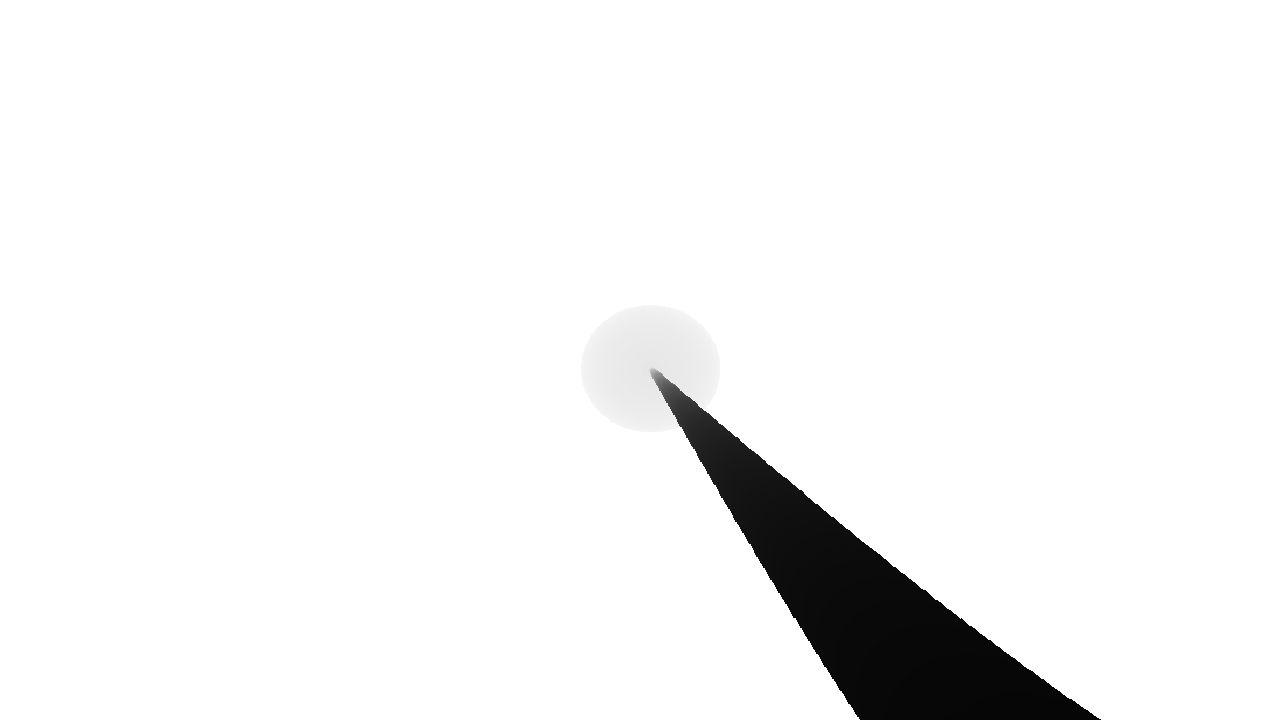
#> input picture Projeto_RP/imagens_simu/sinalizador/sinalizador_0006.png, 1280 x 720 px, found by its file name; its folder holds 4 pictures in this run
$ python teste.py
#> lines starting #> are read from the running program, lines starting #| are printed output that depends on the picture
import numpy as np
from PIL import Image
import os


def load_image(image_path):
    img = Image.open(image_path)
#> img is the input picture: PIL image 1280x720 RGB; min 6, max 255, mean 243.8
    img_array = np.array(img, dtype=np.float32)
    return img_array

def discrete_derivative(image_array):

    derivative_x = np.diff(image_array, axis=1, prepend=image_array[:,0:1])
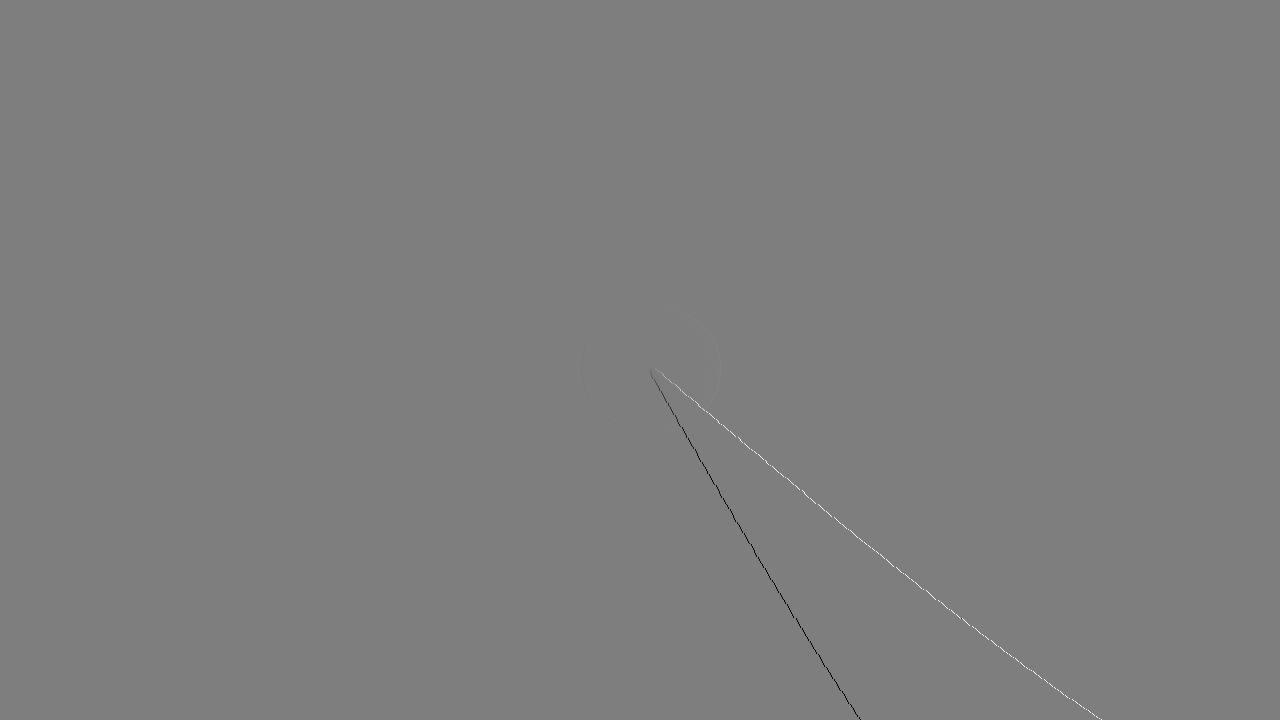
#> derivative_x: shape (720, 1280, 3) float32; min -246, max 248, mean 0; drawn with min black and max white
    derivative_y = np.diff(image_array, axis=0, prepend=image_array[0:1,:])

    derivative_magnitude = np.sqrt(derivative_x**2 + derivative_y**2)*20
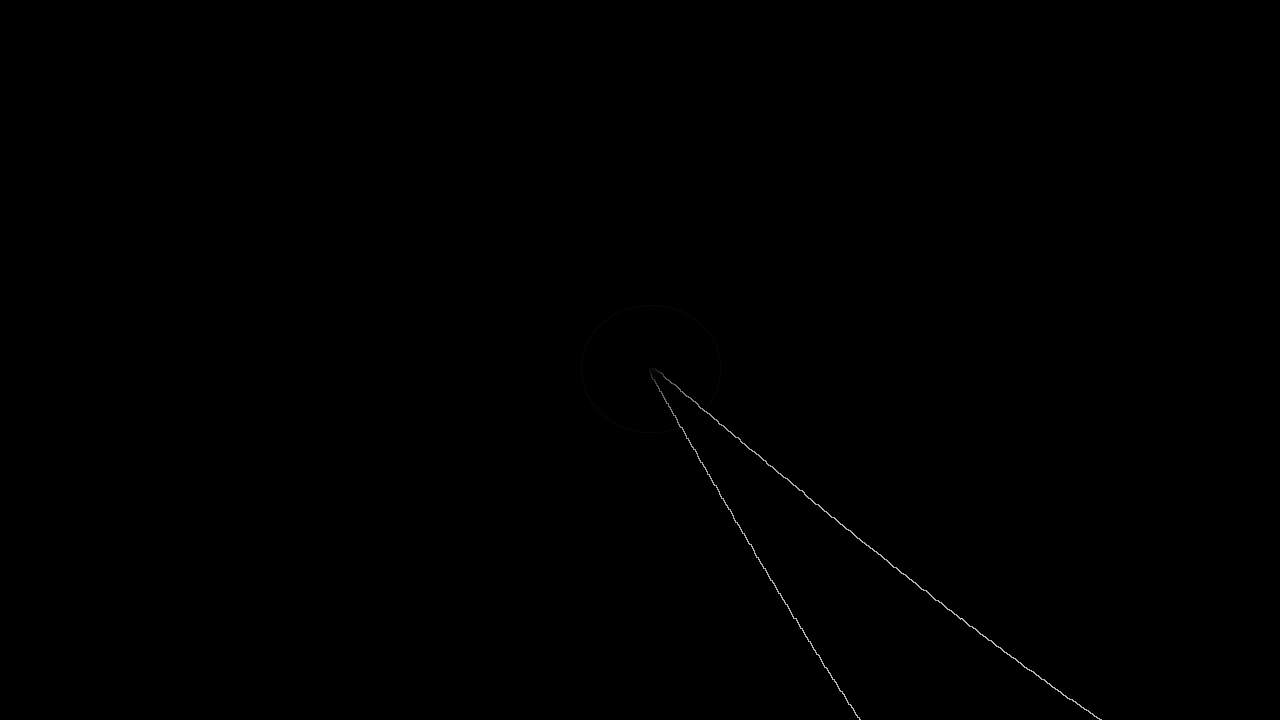
#> derivative_magnitude: shape (720, 1280, 3) float32; min 0, max 6957.9, mean 7; drawn with min black and max white

    return derivative_magnitude


def save_image(image_array, output_path):
    img = Image.fromarray(np.clip(image_array, 0, 255).astype(np.uint8))
    img.save(output_path)


def process_all_images(input_folder, output_folder):
    if not os.path.exists(output_folder):
        os.makedirs(output_folder)

    for filename in os.listdir(input_folder):
        if filename.endswith('.png'):
            input_image_path = os.path.join(input_folder, filename)

            img_array = load_image(input_image_path)

            derivative= discrete_derivative(img_array)

            output_image_path_x = os.path.join(output_folder, f'{os.path.splitext(filename)[0]}_derivada.png')

            save_image(derivative, output_image_path_x)

            print(f"Processado: {filename}")
#> pass 2 of the loop in process_all_images, `for filename in os.listdir(input_folder):`:
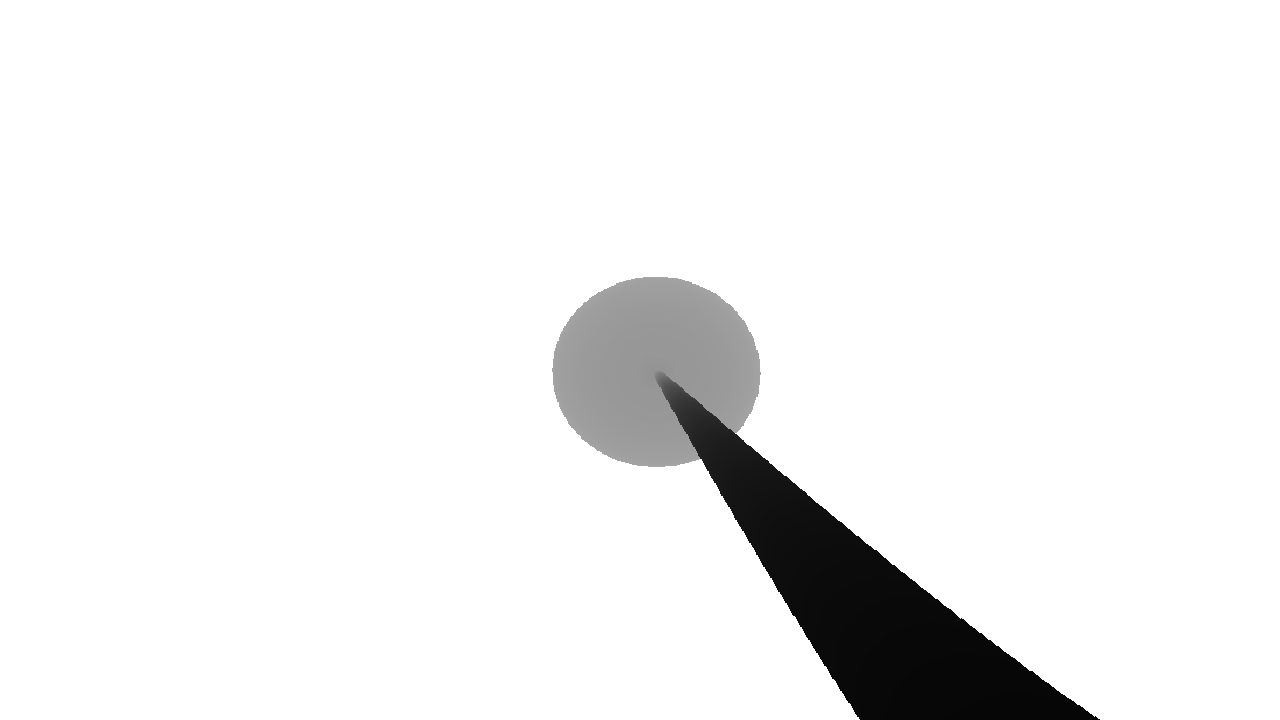
#> input picture Projeto_RP/imagens_simu/sinalizador/sinalizador_0038.png, 1280 x 720 px, found by its file name
#> in load_image, img is the input picture: PIL image 1280x720 RGB; min 6, max 255, mean 240.9
#> in discrete_derivative (call 2), `derivative_x = np.diff(image_array, axis=1, prepend=image_array[:,0:1])`:
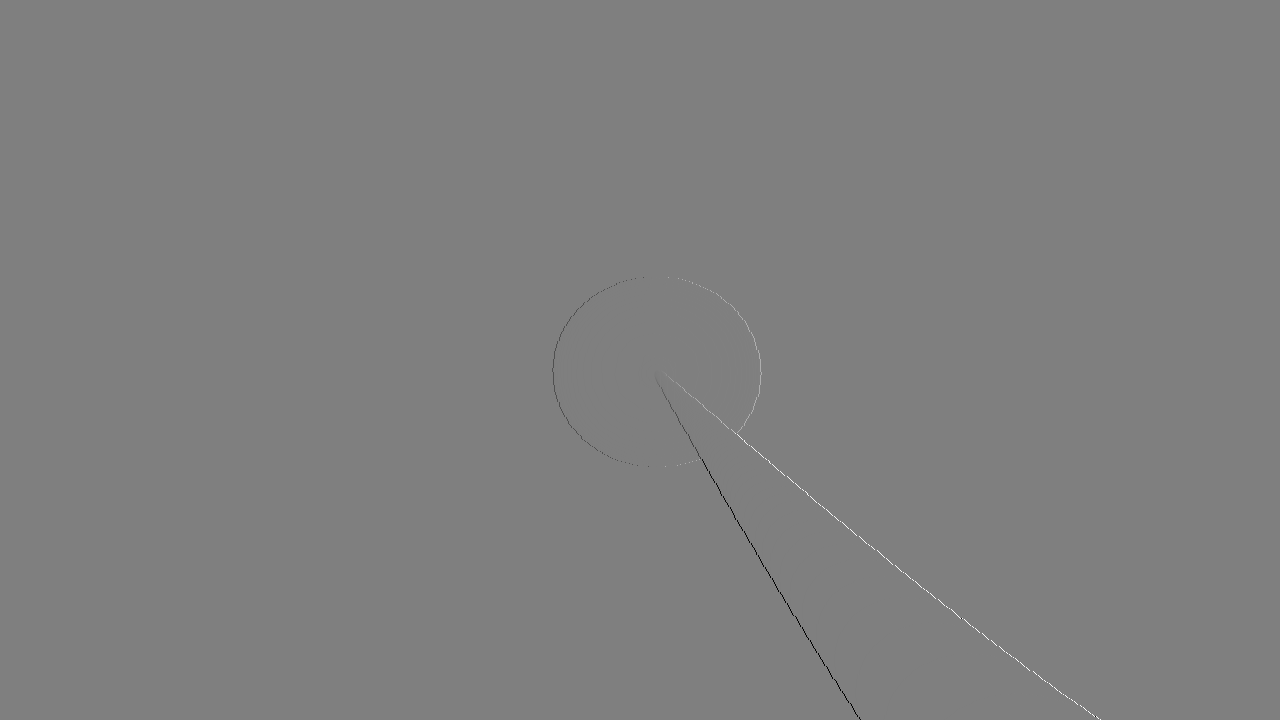
#> derivative_x: shape (720, 1280, 3) float32; min -248, max 248, mean 0; drawn with min black and max white
#> in discrete_derivative (call 2), `derivative_magnitude = np.sqrt(derivative_x**2 + derivative_y**2)*20`:
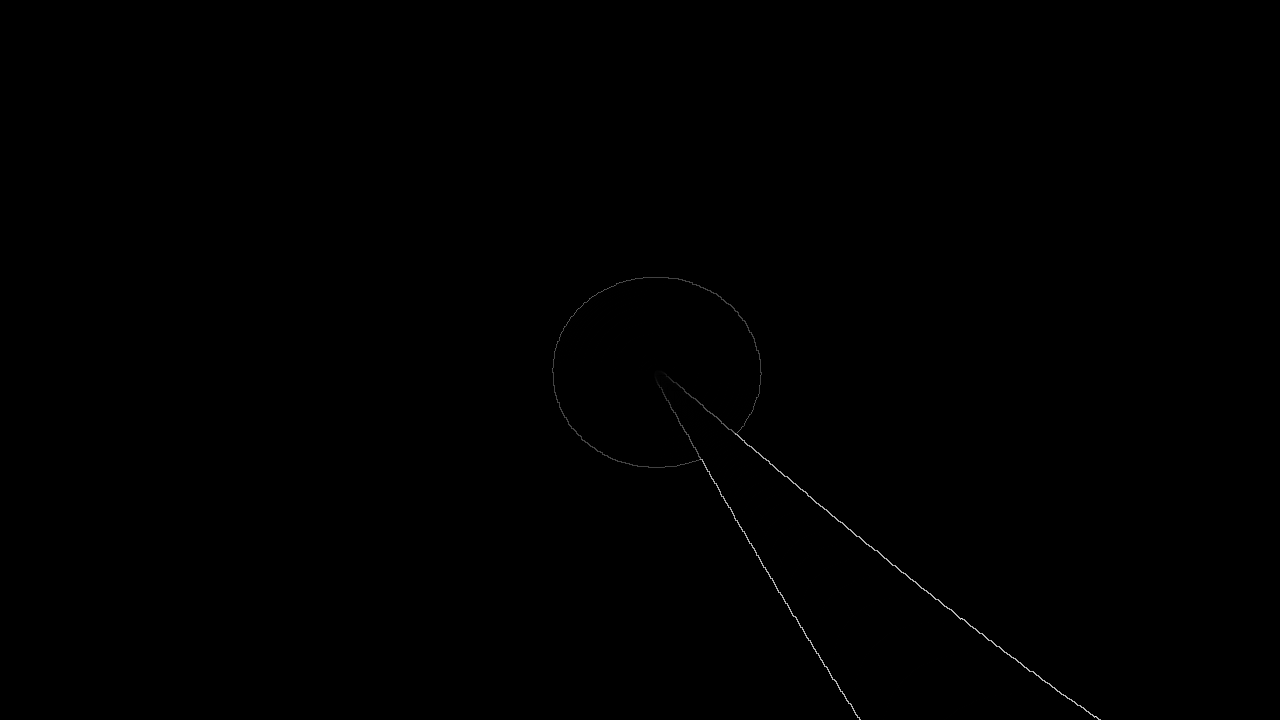
#> derivative_magnitude: shape (720, 1280, 3) float32; min 0, max 7014.5, mean 7.8; drawn with min black and max white
#> pass 3 of the loop in process_all_images, `for filename in os.listdir(input_folder):`:
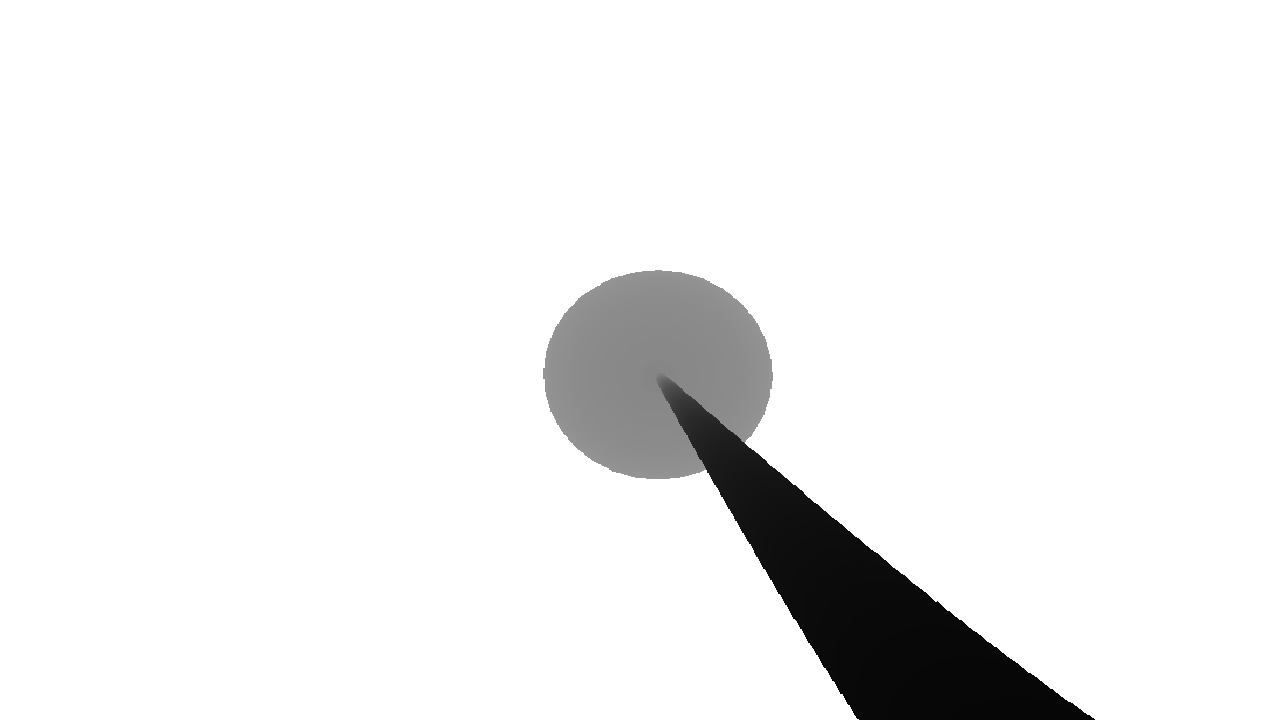
#> input picture Projeto_RP/imagens_simu/sinalizador/sinalizador_0043.png, 1280 x 720 px, found by its file name
#> in load_image, img is the input picture: PIL image 1280x720 RGB; min 6, max 255, mean 239.9
#> in discrete_derivative (call 3), `derivative_x = np.diff(image_array, axis=1, prepend=image_array[:,0:1])`:
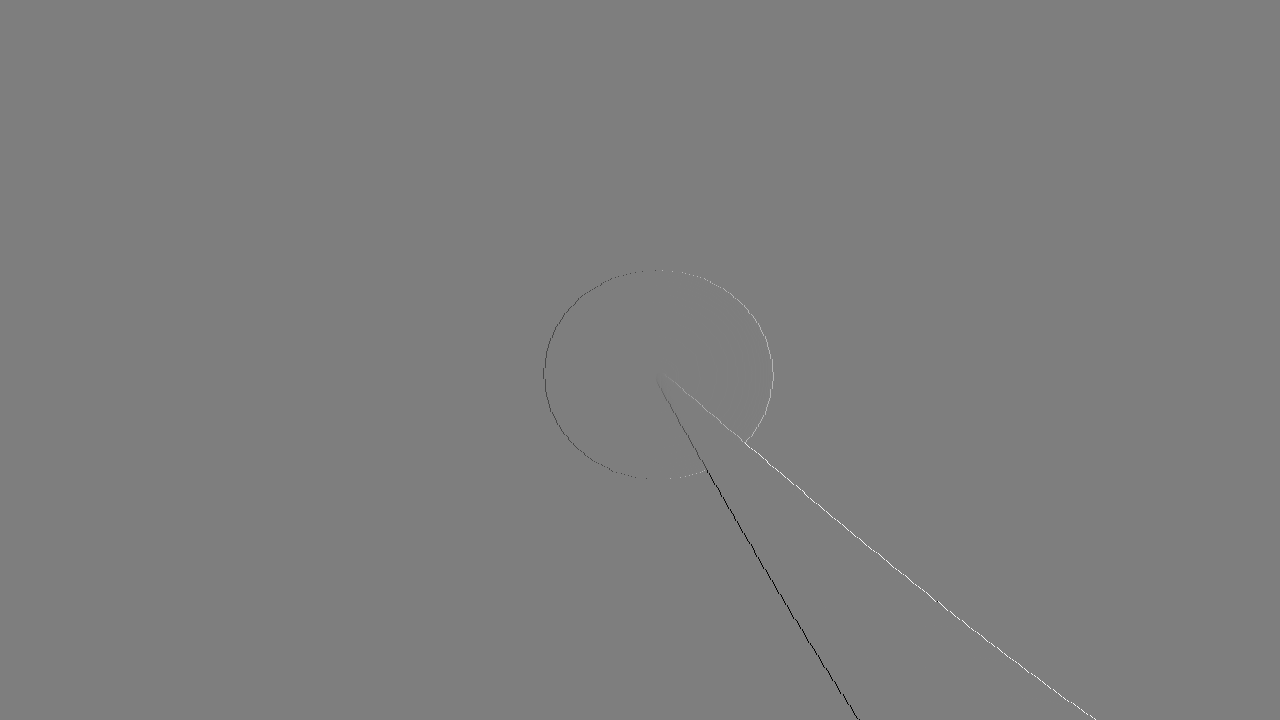
#> derivative_x: shape (720, 1280, 3) float32; min -246, max 248, mean 0; drawn with min black and max white
#> in discrete_derivative (call 3), `derivative_magnitude = np.sqrt(derivative_x**2 + derivative_y**2)*20`:
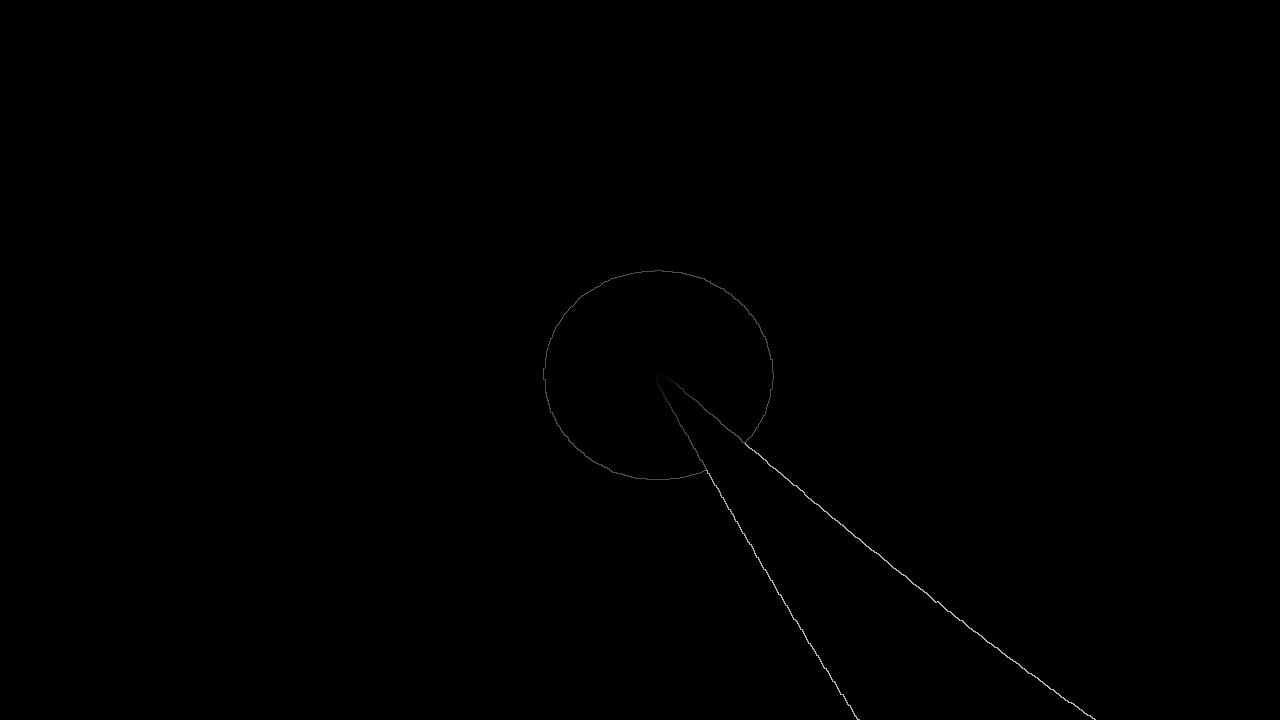
#> derivative_magnitude: shape (720, 1280, 3) float32; min 0, max 6929.6, mean 7.9; drawn with min black and max white
#> the loop made 4 passes; the first 3 are shown


input1_folder = r'C:\Users\Jose\Documents\Projeto_RP\imagens_simu\sinalizador'
output1_folder = r'C:\Users\Jose\Documents\Projeto_RP\imagens_simu\derivadas_sinalizador'


input2_folder = r'C:\Users\Jose\Documents\Projeto_RP\imagens_simu\amortecedor'
output2_folder = r'C:\Users\Jose\Documents\Projeto_RP\imagens_simu\derivadas_amortecedor'

input3_folder = r'C:\Users\Jose\Documents\Projeto_RP\imagens_simu\nada'
output3_folder = r'C:\Users\Jose\Documents\Projeto_RP\imagens_simu\derivadas_nada'

input4_folder = r'C:\Users\Jose\Documents\Projeto_RP\imagens_simu\isolador'
output4_folder = r'C:\Users\Jose\Documents\Projeto_RP\imagens_simu\derivadas_isolador'


process_all_images(input1_folder, output1_folder)
#> (the run stopped early here; a loop or call above may not have finished)
